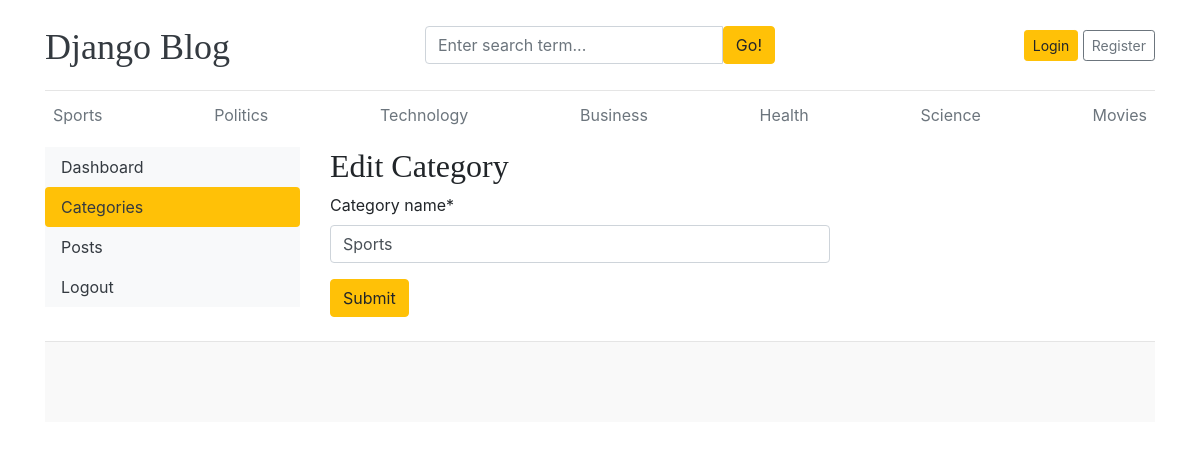
The page /dashboard/categories/edit/1/ on the database its author committed.
### blogs/models.py (models this page shows, shortened)
class Category(models.Model):
    category_name = models.CharField(max_length=50, unique=True)
    created_at = models.DateTimeField(auto_now_add=True)
    updated_at = models.DateTimeField(auto_now=True)
    class Meta:
        verbose_name_plural = 'categories'

### dashboards/views.py (the view)
# urls.py: path('categories/edit/<int:pk>/', views.edit_category, name='edit_category'),
def edit_category(request, pk):
    category = get_object_or_404(Category, pk=pk)
    if request.method == 'POST':
        form = CategoryForm(request.POST, instance=category)
        if form.is_valid():
            form.save()
            return redirect('categories')
    form = CategoryForm(instance=category)
    context = {
        'form': form,
        'category': category,
    }
    return render(request, 'dashboard/edit_category.html', context)

### dashboards/forms.py
class CategoryForm(forms.ModelForm):
    class Meta:
        model = Category
        fields = '__all__'

### blogs/context_processors.py (called while the page is built)
def get_categories(request):
    categories = Category.objects.all()
    return dict(categories=categories)

def get_social_links(request):
    social_links = SocialLink.objects.all()
    return dict(social_links=social_links)

### templates/dashboard/edit_category.html (shortened to what this page needs)
{% extends 'base.html' %}
{% block content %}
{% load crispy_forms_tags %}
<div class="row">
    {% include 'dashboard/sidebar.html' %}
    <div class="col-md-9">
        <h2>Edit Category</h2>
        <form action="{% url 'edit_category' category.id %}" method="POST" style="width:500px;">
            {{ form | crispy }}
            <button type="submit" class="btn btn-warning">Submit</button>
        </form>
        <br>
    </div>
</div>
{% endblock %}

### templates/base.html (shortened to what this page needs)
{% load static %}
<!DOCTYPE html>
<html lang="en">
<head>
    <link href="https://getbootstrap.com/docs/4.0/dist/css/bootstrap.min.css" rel="stylesheet">
    <link href="{% static 'css/blog.css' %}" rel="stylesheet">
    <link rel="stylesheet" href="https://cdnjs.cloudflare.com/ajax/libs/font-awesome/4.7.0/css/font-awesome.min.css">
  </head>
<body>
    <div class="container">
      <header class="blog-header py-3">
        <div class="row flex-nowrap justify-content-between align-items-center">
          <div class="col-4 pt-1">
            <a class="blog-header-logo text-dark" href="/">Django Blog</a>
          </div>
          <div class="col-4">
            <form action="{% url 'search' %}" method="GET">
              <div class="input-group">
                <input class="form-control" type="text" name="keyword" value="{{ keyword }}" placeholder="Enter search term..." aria-label="Enter search term..." aria-describedby="button-search" />
                <button type="submit" class="btn btn-warning" id="button-search" type="button">Go!</button>
            </div>
            </form>
          </div>
          <div class="col-4 d-flex justify-content-end align-items-center">
            {% if not user.is_authenticated %}
            <a class="btn btn-sm btn-warning" href="{% url 'login' %}">Login</a> &nbsp;
            <a class="btn btn-sm btn-outline-secondary" href="{% url 'register' %}">Register</a>
            {% else %}
            <span><a href="{% url 'dashboard' %}">Dashboard</a></span>
            &emsp;
            <span><a href="{% url 'logout' %}">Logout</a></span>
            {% endif %}
          </div>
        </div>
      </header>
      <div class="nav-scroller py-1 mb-2">
        <nav class="nav d-flex justify-content-between">
          {% for cat in categories %}
          <a class="p-2 text-muted" href="{% url 'posts_by_category' cat.id %}">{{ cat.category_name }}</a>
          {% endfor %}
        </nav>
      </div>
{% block content %}
{% endblock %}
<footer class="blog-footer">
  </footer>
  </body>
  </html>

### blog_main/static/css/blog.css (style rules this page uses)
.blog-header { border-bottom: 1px solid #e5e5e5; }
.blog-header-logo { font-family: "Playfair Display", Georgia, "Times New Roman", serif; font-size: 2.25rem; }
h1, h2, h3, h4, h5, h6 { font-family: "Playfair Display", Georgia, "Times New Roman", serif; }
.blog-footer { padding: 2.5rem 0; color: #727272; text-align: center; background-color: #f9f9f9; border-top: .05rem solid #e5e5e5; }

### rows shown on the page
Category: category_name "Sports"
Category: category_name "Politics"
Category: category_name "Technology"
Category: category_name "Business"
Category: category_name "Health"
Category: category_name "Science"
Category: category_name "Movies"
